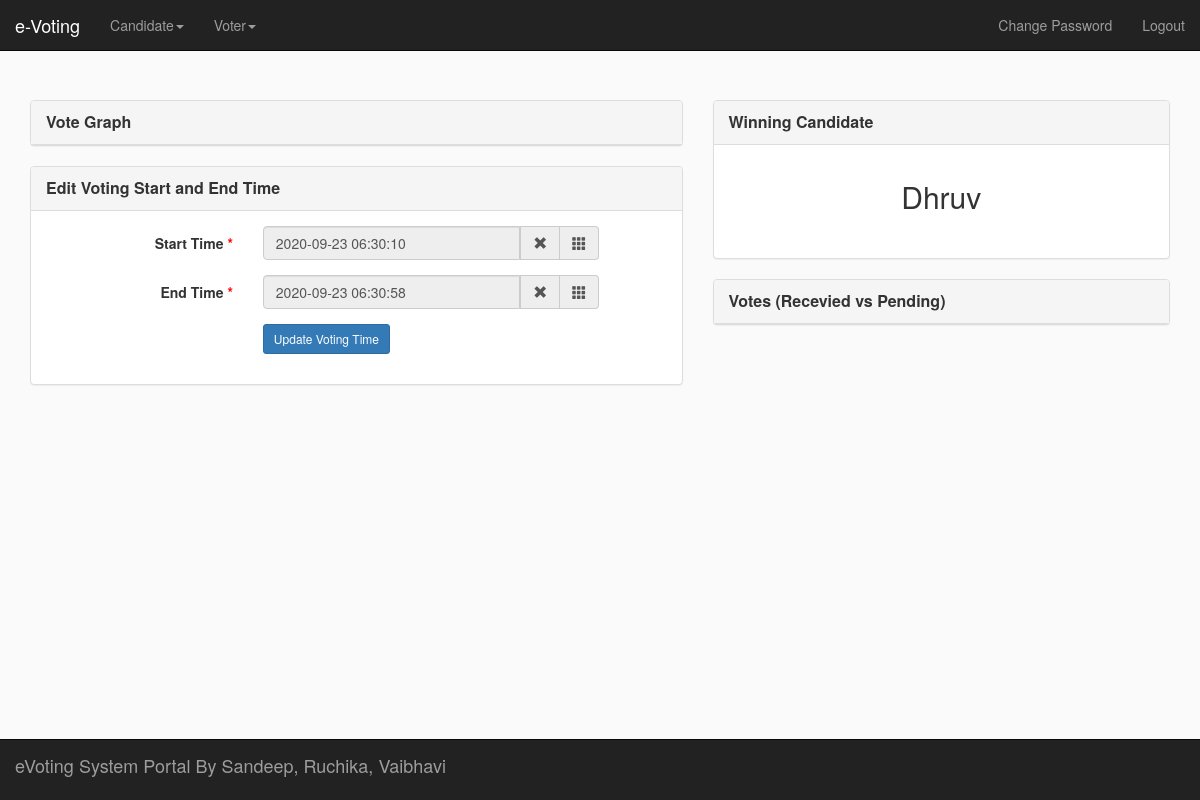
The app's page /organiser (signed in) with its own data.
### tables this page shows
CREATE TABLE `election_category` (
  `id` int(11) NOT NULL,
  `name` varchar(255) NOT NULL,
  `max_voter` int(11) NOT NULL,
  `adult_voter` varchar(10) NOT NULL DEFAULT 'No',
  `timestamp` timestamp NOT NULL DEFAULT current_timestamp(),
  `expire_timestamp` timestamp NOT NULL DEFAULT current_timestamp(),
  `vote_start_time` timestamp NOT NULL DEFAULT current_timestamp(),
  `vote_end_time` timestamp NOT NULL DEFAULT current_timestamp()
);

### includes/functions.php (called while the page is built, shortened)
<?php
function fetchData($table, $conidtion)
{
	global $db;
	$table = trim($table);
	$conidtion = trim($conidtion);
	$sql = "SELECT * FROM $table $conidtion";
	$result_set = $db->query($sql);
	if($result_set->rowCount())
	{
		return $result_set->fetchAll(PDO::FETCH_ASSOC);
	}
	return false;
}
?>

### organiser/index.php (the view, shortened to what this page needs)
<?php
require_once("nav.php");
$user_id = $_SESSION['user_id'];
$data = fetchData("system_users", "WHERE user_id=$user_id");
foreach ($data as $value) :
	$categoryID = $value["election_category_id"];
endforeach;
$data = fetchData("election_category", "WHERE id=$categoryID");
foreach ($data as $value) :
	$get_vote_start_dt = $value["vote_start_time"];
	$get_vote_end_dt = $value["vote_end_time"];
endforeach;
$candidate_name_array = array();
$candidate_vote_array = array();
$count = 0;
$data = fetchData("candidate", "WHERE category_id=$categoryID");
foreach ($data as $value) :
	$candidate_id = $value["id"];
	$candidate_name = $value["full_name"];
	$data1 = fetchData("vote_details", "WHERE candidate_id=$candidate_id");
	foreach ($data1 as $value1) :
		$candidate_vote = $value1["vote"];
		array_insert($candidate_name_array, $count, $candidate_name);
		array_insert($candidate_vote_array, $count, $candidate_vote);
		$count++;
	endforeach;
endforeach;
for ($i = 0; $i < count($candidate_vote_array); $i++) {
	for ($j = $i + 1; $j < count($candidate_vote_array); $j++) {
		if ($candidate_vote_array[$i] > $candidate_vote_array[$j]) {
			$temp = $candidate_vote_array[$i];
			$candidate_vote_array[$i] = $candidate_vote_array[$j];
			$candidate_vote_array[$j] = $temp;
			$temp = $candidate_name_array[$i];
			$candidate_name_array[$i] = $candidate_name_array[$j];
			$candidate_name_array[$j] = $temp;
		}
	}
}
?>
<div class="page-section">
	<div class="container">
		<div class="row">
			<div class="col-sm-7">
				<div class="panel panel-default">
					<div class="panel-heading">
						<div class="title">Vote Graph</div>
					</div>
				</div>
				<div class="panel panel-default">
					<div class="panel-heading">
						<div class="title">Edit Voting Start and End Time</div>
					</div>
					<div class="panel-body">
						<form class="form-horizontal" action="<?php echo htmlspecialchars($_SERVER['PHP_SELF']); ?>" method="post" enctype="multipart/form-data">
							<div class="form-group">
								<label class="control-label col-sm-4 highlight" for="start_timestamp">Start Time</label>
								<div class="col-sm-8">
									<div class="input-group date form_datetime col-md-10" data-date="2020-09-18T11:00:00Z" data-date-format="yyyy-mm-dd HH:mm:ss" data-link-field="start_timestamp">
										<input class="form-control" size="16" type="text" id="start_timestamp" name="start_timestamp" value="<?php echo $get_vote_start_dt; ?>" readonly>
										<span class="input-group-addon"><span class="glyphicon glyphicon-remove"></span></span>
										<span class="input-group-addon"><span class="glyphicon glyphicon-th"></span></span>
									</div>
								</div>
							</div>
							<div class="form-group">
								<label class="control-label col-sm-4 highlight" for="end_timestamp">End Time</label>
								<div class="col-sm-8">
									<div class="input-group date form_datetime col-md-10" data-date="2020-09-18T11:00:00Z" data-date-format="yyyy-mm-dd HH:mm:ss" data-link-field="end_timestamp">
										<input class="form-control" size="16" type="text" id="end_timestamp" name="end_timestamp" value="<?php echo $get_vote_end_dt; ?>" readonly>
										<span class="input-group-addon"><span class="glyphicon glyphicon-remove"></span></span>
										<span class="input-group-addon"><span class="glyphicon glyphicon-th"></span></span>
									</div>
								</div>
							</div>
							<div class="form-group">
								<div class="col-sm-offset-4 col-sm-10">
									<button type="submit" class="btn btn-primary btn-sm" id="update_vote_time" name="update_vote_time">Update Voting Time</button>
								</div>
							</div>
						</form>
					</div>
				</div>
			</div>
			<div class="col-sm-5">
				<div class="panel panel-default">
				<div class="panel-heading">
						<div class="title">Winning Candidate</div>
					</div>
					<div class="panel-body">
						<h2 class="text-center">
							<?php if($count > 0)
							{
								echo $candidate_name_array[$count-1];
							} else {
								echo "No Candidate. ";
								echo '<div class="col-md-12 text-center"> <br/>
								<input type="button" id="singlebutton" name="singlebutton" class="btn btn-primary"  onclick="window.location=\'create_candidate_account.php\';" value="Create Candidate">
							</div>';
							}?>
						</h2><br/>
					</div>
				</div>
				<div class="panel panel-default">
					<div class="panel-heading">
						<div class="title">Votes (Recevied vs Pending)</div>
					</div>
				</div>
			</div>
		</div>
	</div>
</div>
<?php
require_once("../includes/footer.php");
?>

### assets/css/style.css (style rules this page uses)
body { background-color: #fafafa; }
.page-section { margin-top: 100px; }
.title { font-size: 16px; font-weight: bold; }
.highlight:after { content: " *"; color: red; }

### records on screen
election_category: start_timestamp "2020-09-23 06:30:10", end_timestamp "2020-09-23 06:30:58"

### other values on screen
$candidate_name_array[$count-1] "Dhruv"
